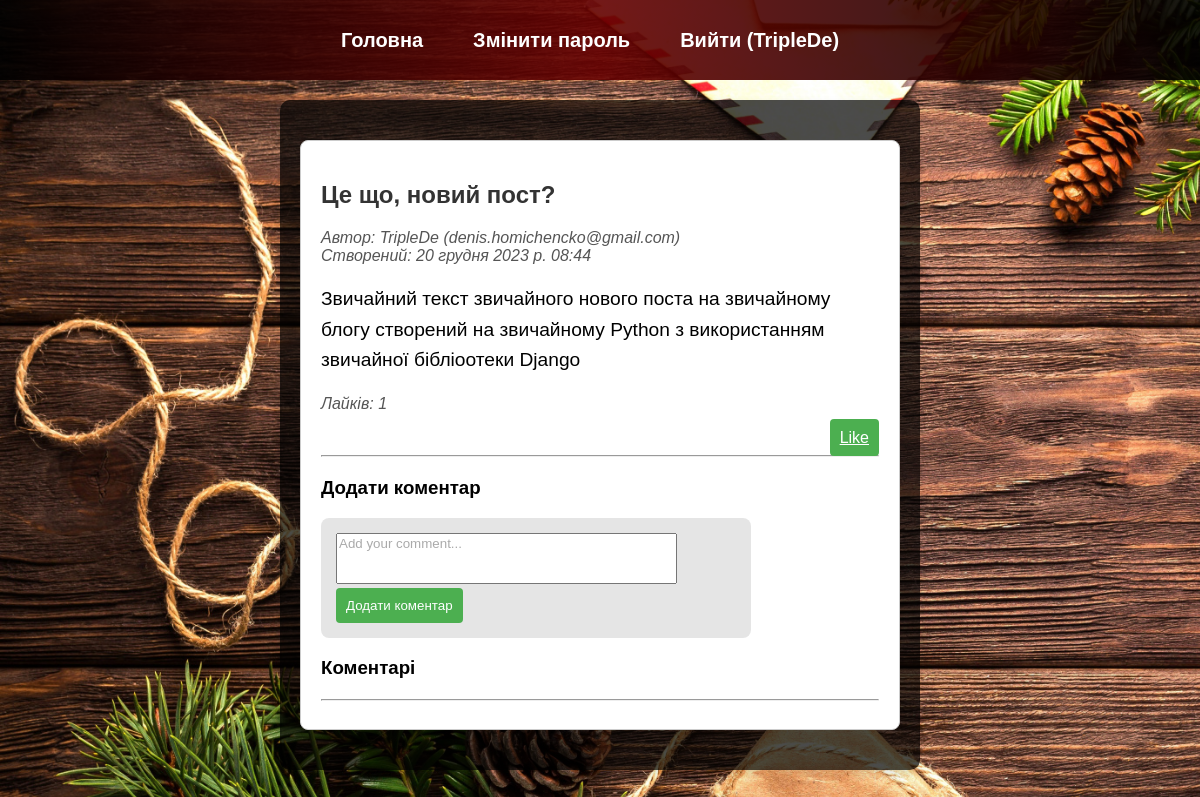
Page /post/9/comment/ (signed in) on the committed database.
### blog/models.py (models this page shows, shortened)
class Post(models.Model):
    title = models.CharField(max_length=200)
    content = models.TextField()
    created_at = models.DateTimeField(auto_now_add=True)
    author = models.ForeignKey(User, on_delete=models.CASCADE)

### blog/views.py (the view)
# urls.py: path('post/<int:post_id>/comment/', add_comment, name='add_comment'),
@login_required(login_url='/login/')
def add_comment(request, post_id):
    post = get_object_or_404(Post, pk=post_id)
    likes_count = post.like_set.filter(is_like=True).count()
    if request.method == 'POST':
        form = CommentForm(request.POST)
        if form.is_valid():
            comment = form.save(commit=False)
            comment.post = post
            comment.author = request.user
            comment.save()
            return redirect('post_detail', pk=post_id)
    else:
        form = CommentForm()
    comments = post.comment_set.all().order_by('-created_at')
    return render(request, 'blog/add_comment.html', {'form': form, 'post': post, 'likes_count': likes_count, 'comments': comments})

### blog/forms.py
class CommentForm(forms.ModelForm):
    class Meta:
        model = Comment
        fields = ['content']
        widgets = {
            'content': forms.Textarea(attrs={'rows': 3, 'placeholder': 'Add your comment...'}),
        }
    def __init__(self, *args, **kwargs):
        super(CommentForm, self).__init__(*args, **kwargs)
        self.fields['content'].label = False

### blog/templates/blog/add_comment.html (shortened to what this page needs)
{% extends 'blog/base.html' %}
{% block content %}
    <div class="post-detail">
        <h2>{{ post.title }}</h2>
        <p class="post-info">
            Автор: {{ post.author.username }} ({{ post.author.email }}) <br>
            Створений: {{ post.created_at }}
        </p>
        <p class="post-content">{{ post.content }}</p>
        <p class="post-info">Лайків: {{ likes_count }}</p>
        <div class="button-container">
            <a href="{% url 'like_post' post.id %}" class="btn btn-primary like-button">Like</a>
        </div>
        <hr>
        <div class="add-comment">
            <h3>Додати коментар</h3>
            <form method="post" action="{% url 'add_comment' post.id %}" class="comment-form">
                {{ form.content }}
                <button type="submit" class="btn btn-primary" onclick="return validateComment()">Додати коментар</button>
            </form>
        </div>
        <h3>Коментарі</h3>
        <hr>
    </div>
{% endblock %}

### blog/templates/blog/base.html (shortened to what this page needs)
{% load static %}
<!DOCTYPE html>
<html lang="en" xmlns="http://www.w3.org/1999/xhtml">
<head>
    <link rel="stylesheet" href="https://cdnjs.cloudflare.com/ajax/libs/font-awesome/6.0.0/css/all.min.css">
</head>
<body>
<nav>
    <ul>
        <li><a href="{% url 'post_list' %}">Головна</a></li>
        {% if user.is_authenticated %}
            <li><a href="{% url 'change_password' %}">Змінити пароль</a></li>
            <li><a href="{% url 'logout' %}">Вийти ({% if user.is_authenticated %}{{ user.username }}{% endif %})</a></li>
        {% else %}
            <li><a href="{% url 'login' %}">Авторизація</a></li>
            <li><a href="{% url 'register' %}">Реєстрація</a></li>
        {% endif %}
    </ul>
</nav>
<div class="content">
    {% block content %}{% endblock %}
</div>
</body>
</html>

### blog/templates/blog/add_comment.html (style rules this page uses)
.post-detail { max-width: 800px; margin: 20px auto; padding: 20px; background-color: #fff; border: 1px solid #ccc; border-radius: 8px; }
.post-content { font-size: 1.2em; line-height: 1.6; }
.comment-form textarea::placeholder { color: #aaa; }
.post-info { font-style: italic; color: #555; }
.add-comment { margin-top: 20px; }
.comment-form { max-width: 400px; margin-top: 10px; }
.button-container { text-align: right; }
.like-button { background-color: #4caf50; color: #fff; padding: 10px; border: none; border-radius: 4px; cursor: pointer; }
.btn-primary { background-color: #4caf50; color: #fff; padding: 10px; border: none; border-radius: 4px; cursor: pointer; }
.comment-form textarea { font-family: 'Arial', sans-serif; resize: none; }

### rows in the picture
Post: title "Це що, новий пост?", author.username "TripleDe", author.email "denis.homichencko@gmail.com", created_at "20 грудня 2023 р. 08:44", content "Звичайний текст звичайного нового поста на звичайному блогу створений на звичайному Python з використанням звичайної бібліоотеки Django"

### other values in the picture
{{ user.username }} "TripleDe"
{{ likes_count }} "1"
